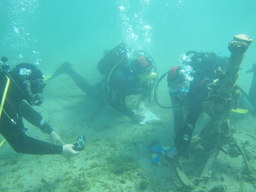
#> input picture UIEB_dataset/paper_image/501_img_.png, 256 x 192 px, shrunk from 1024 x 768 before the run, found by its file name; its folder holds only this picture in this run
$ python main.py
#> lines starting #> are read from the running program, lines starting #| are printed output that depends on the picture; after the words box and inside, x2 and y2 are one past the last pixel; in counts of white or black regions, pixels touching at a corner belong together; long printed decimals are rounded
import numpy as np
import cv2
import os

def cal(bgr_array,coeff):
    bgr_float = bgr_array.astype(float)

    mean_b = np.mean(bgr_float[:,:,0])
    mean_g = np.mean(bgr_float[:,:,1])
    mean_r = np.mean(bgr_float[:,:,2])

    std_b = np.std(bgr_float[:,:,0])
    std_g = np.std(bgr_float[:,:,1])
    std_r = np.std(bgr_float[:,:,2])

    S_max_b = mean_b + coeff * std_b
    S_min_b = mean_b - coeff * std_b
    S_max_g = mean_g + coeff * std_g
    S_min_g = mean_g - coeff * std_g
    S_max_r = mean_r + coeff * std_r
    S_min_r = mean_r - coeff * std_r

    S_max_b = np.clip(S_max_b, 0, 255)
    S_min_b = np.clip(S_min_b, 0, 255)
    S_max_g = np.clip(S_max_g, 0, 255)
    S_min_g = np.clip(S_min_g, 0, 255)
    S_max_r = np.clip(S_max_r, 0, 255)
    S_min_r = np.clip(S_min_r, 0, 255)

    print(S_max_b, S_min_b, S_max_g, S_min_g, S_max_r, S_min_r, std_b, std_g, std_r)

    return S_max_b, S_min_b, S_max_g, S_min_g, S_max_r, S_min_r

def new_color(S_max, S_min, S):
    new_pixel = ((S - S_min)/(S_max - S_min)) * 255
    new_pixel = int(np.clip(new_pixel, 0, 255))
    return new_pixel

def color_correction(S_max_b, S_min_b, S_max_g, S_min_g, S_max_r, S_min_r, height, width, bgr_array):

    for i in range(height):
        for j in range(width):
            bgr_array[i][j][0] = new_color(S_max_b, S_min_b, bgr_array[i][j][0]) #0 255
            bgr_array[i][j][1] = new_color(S_max_g, S_min_g, bgr_array[i][j][1]) #0 255
            bgr_array[i][j][2] = new_color(S_max_r, S_min_r, bgr_array[i][j][2]) #0 255
    return

def replaceZeroes(data):
    min_nonzero = min(data[np.nonzero(data)])
    data[data == 0] = min_nonzero
    return data

# [12 lines of commented-out code are left out]

for filename in os.listdir("./UIEB_dataset/paper_image"):
    if filename.endswith(('.png', '.jpg')):
        img_path = os.path.join("./UIEB_dataset/paper_image", filename)
        output_png_path = os.path.join("./output_2.375", filename)
        print(img_path, output_png_path)
        img = cv2.imread(img_path)
#> img is the input picture: shape (192, 256, 3); mean B, G, R 165.5, 177.1, 80.7

    bgr_array = np.array(img)

    #Color_Correction
    height, width, channel = bgr_array.shape
#> height = 192; width = 256; channel = 3
    S_max_b, S_min_b, S_max_g, S_min_g, S_max_r, S_min_r = cal(bgr_array, 2.375) #coeff default value is 2.375
#> in cal, `mean_b = np.mean(bgr_float[:,:,0])`: mean_b = 165.5
#> in cal, `mean_g = np.mean(bgr_float[:,:,1])`: mean_g = 177.1
#> in cal, `mean_r = np.mean(bgr_float[:,:,2])`: mean_r = 80.69
#> in cal, `std_b = np.std(bgr_float[:,:,0])`: std_b = 36.02
#> in cal, `std_g = np.std(bgr_float[:,:,1])`: std_g = 34.17
#> in cal, `std_r = np.std(bgr_float[:,:,2])`: std_r = 22.17
#> in cal, `S_max_b = mean_b + coeff * std_b`: S_max_b = 251
#> in cal, `S_min_b = mean_b - coeff * std_b`: S_min_b = 79.94
#> in cal, `S_max_g = mean_g + coeff * std_g`: S_max_g = 258.2
#> in cal, `S_min_g = mean_g - coeff * std_g`: S_min_g = 95.91
#> in cal, `S_max_r = mean_r + coeff * std_r`: S_max_r = 133.4
#> in cal, `S_min_r = mean_r - coeff * std_r`: S_min_r = 28.03
#> in cal, `S_max_g = np.clip(S_max_g, 0, 255)`: S_max_g = 255
#| 251.049 79.945 255.0 95.911 133.351 28.027 36.022 34.173 22.174
#> S_max_b = 251; S_min_b = 79.94; S_max_g = 255; S_min_g = 95.91; S_max_r = 133.4; S_min_r = 28.03
    color_correction(S_max_b, S_min_b, S_max_g, S_min_g, S_max_r, S_min_r, height, width, bgr_array)
#> the loop in color_correction, `for i in range(height):` made 192 passes
#> after the loop in color_correction, `for i in range(height):`:
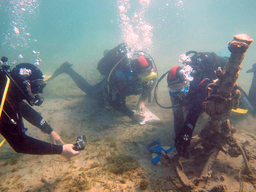
#> bgr_array: shape (192, 256, 3); mean B, G, R 127, 129.6, 126.1

    bgr_array = bgr_array.astype(np.uint8)

    #Gaussian_Blur
    hsv_img = cv2.cvtColor(bgr_array, cv2.COLOR_BGR2HSV)
#> hsv_img: shape (192, 256, 3); mean H, S, V 79.2, 65.5, 143.8
    h_channel, s_channel, v_channel = cv2.split(hsv_img)
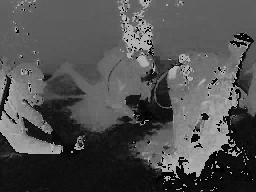
#> h_channel: shape (192, 256); min 0, max 179, mean 79.2
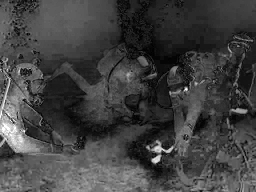
#> s_channel: shape (192, 256); min 0, max 255, mean 65.5

    Blur_v = cv2.GaussianBlur(v_channel,(3,3),0.85,0.85,borderType=cv2.BORDER_REFLECT)
    Blur_v[Blur_v > 255] = 255
    Blur_v[Blur_v < 0] = 0
    Blur_v = Blur_v.astype(np.uint8)

    #Laplacian_Sharpening
    kernel = np.array([[-1, -1, -1],
                    [-1, 9, -1],
                    [-1, -1, -1]])

    Laplace_v = cv2.filter2D(Blur_v, -1, kernel, borderType = cv2.BORDER_REFLECT)
    Laplace_v[Laplace_v > 255] = 255
    Laplace_v[Laplace_v < 0] = 0
    Laplace_v = Laplace_v.astype(np.uint8)

    #Retinex
    S = v_channel
    L = Blur_v
    L_sharpen = Laplace_v
    R = S / L
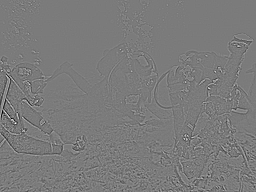
#> R: shape (192, 256) float64; min 0.333, max 1.71, mean 0.997; drawn with min black and max white
    result = R * L_sharpen
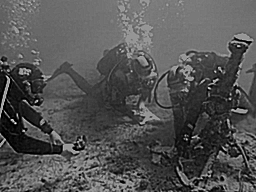
#> result: shape (192, 256) float64; min 0, max 435.5, mean 143.3; drawn with min black and max white

    result[result > 255] = 255
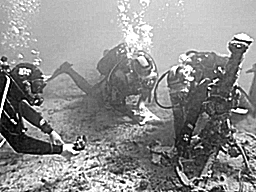
#> result: shape (192, 256) float64; 4.06% of pixels changed, all inside (x1, y1, x2, y2) = (0, 0, 256, 192)
    result[result < 0] = 0
    result = result.astype(np.uint8)

    #Finish
    combined_hsv_image = cv2.merge([h_channel, s_channel, result])
#> combined_hsv_image: shape (192, 256, 3); mean H, S, V 79.2, 65.5, 142.2
    cv2.imwrite(output_png_path, cv2.cvtColor(combined_hsv_image, cv2.COLOR_HSV2BGR))
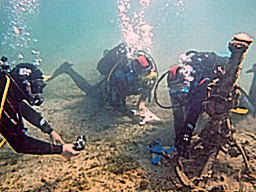
#> saved as 501_img_.png: shape (192, 256, 3); mean B, G, R 124.8, 127.9, 124.6
    print("Save")

$ run again, on UIEB_dataset/paper_image/515_img_.png
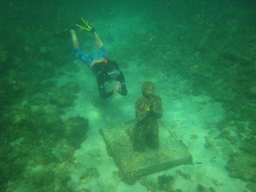
#> input picture UIEB_dataset/paper_image/515_img_.png, 256 x 192 px, shrunk from 1024 x 768 before the run, found by its file name
#> img is the input picture: shape (192, 256, 3); mean B, G, R 78.9, 129.1, 44.7
#> mean_b = 78.9
#> mean_g = 129.1
#> mean_r = 44.73
#> std_b = 24.85
#> std_g = 34.68
#> std_r = 24.9
#> in cal, `S_max_b = mean_b + coeff * std_b`: S_max_b = 137.9
#> in cal, `S_min_b = mean_b - coeff * std_b`: S_min_b = 19.89
#> in cal, `S_max_g = mean_g + coeff * std_g`: S_max_g = 211.5
#> in cal, `S_min_g = mean_g - coeff * std_g`: S_min_g = 46.75
#> in cal, `S_max_r = mean_r + coeff * std_r`: S_max_r = 103.9
#> in cal, `S_min_r = mean_r - coeff * std_r`: S_min_r = -14.42
#> in cal, `S_min_r = np.clip(S_min_r, 0, 255)`: S_min_r = 0
#| 137.914 19.885 211.461 46.753 103.877 0.0 24.848 34.675 24.904
#> `S_max_b, S_min_b, S_max_g, S_min_g, S_max_r, S_min_r = cal(bgr_array, ..`: S_max_b = 137.9; S_min_b = 19.89; S_max_g = 211.5; S_min_g = 46.75; S_max_r = 103.9; S_min_r = 0
#> the loop in color_correction, `for i in range(height):` made 192 passes
#> after the loop in color_correction, `for i in range(height):`:
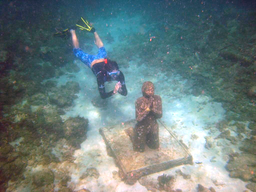
#> bgr_array: shape (192, 256, 3); mean B, G, R 126.9, 127, 109.2
#> hsv_img: shape (192, 256, 3); mean H, S, V 73.5, 72.7, 136.9
#> combined_hsv_image: shape (192, 256, 3); mean H, S, V 73.5, 72.7, 135.7
#> `cv2.imwrite(output_png_path, cv2.cvtColor(combined_hsv_image, cv2.COLO..`:
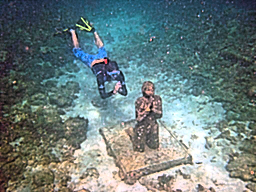
#> saved as 515_img_.png: shape (192, 256, 3); mean B, G, R 125.5, 125.4, 108

$ run again, on UIEB_dataset/paper_image/906_img_.png
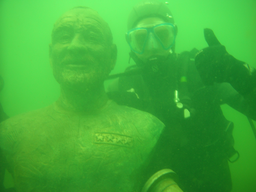
#> input picture UIEB_dataset/paper_image/906_img_.png, 256 x 192 px, shrunk from 1037 x 778 before the run, found by its file name
#> img is the input picture: shape (192, 256, 3); mean B, G, R 56.9, 172.3, 64.9
#> mean_b = 56.91
#> mean_g = 172.3
#> mean_r = 64.86
#> std_b = 22.45
#> std_g = 38.65
#> std_r = 26.67
#> in cal, `S_max_b = mean_b + coeff * std_b`: S_max_b = 110.2
#> in cal, `S_min_b = mean_b - coeff * std_b`: S_min_b = 3.6
#> in cal, `S_max_g = mean_g + coeff * std_g`: S_max_g = 264.1
#> in cal, `S_min_g = mean_g - coeff * std_g`: S_min_g = 80.5
#> in cal, `S_max_r = mean_r + coeff * std_r`: S_max_r = 128.2
#> in cal, `S_min_r = mean_r - coeff * std_r`: S_min_r = 1.51
#> in cal, `S_max_g = np.clip(S_max_g, 0, 255)`: S_max_g = 255
#| 110.217 3.599 255.0 80.496 128.208 1.508 22.446 38.651 26.674
#> `S_max_b, S_min_b, S_max_g, S_min_g, S_max_r, S_min_r = cal(bgr_array, ..`: S_max_b = 110.2; S_min_b = 3.6; S_max_g = 255; S_min_g = 80.5; S_max_r = 128.2; S_min_r = 1.51
#> the loop in color_correction, `for i in range(height):` made 192 passes
#> hsv_img: shape (192, 256, 3); mean H, S, V 70.3, 56.7, 143.7
#> `result = R * L_sharpen`:
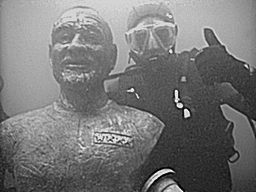
#> result: shape (192, 256) float64; min 0, max 306.6, mean 143.5; drawn with min black and max white
#> combined_hsv_image: shape (192, 256, 3); mean H, S, V 70.3, 56.7, 143
#> `cv2.imwrite(output_png_path, cv2.cvtColor(combined_hsv_image, cv2.COLO..`:
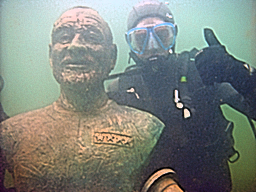
#> saved as 906_img_.png: shape (192, 256, 3); mean B, G, R 125.7, 132.7, 126.1
